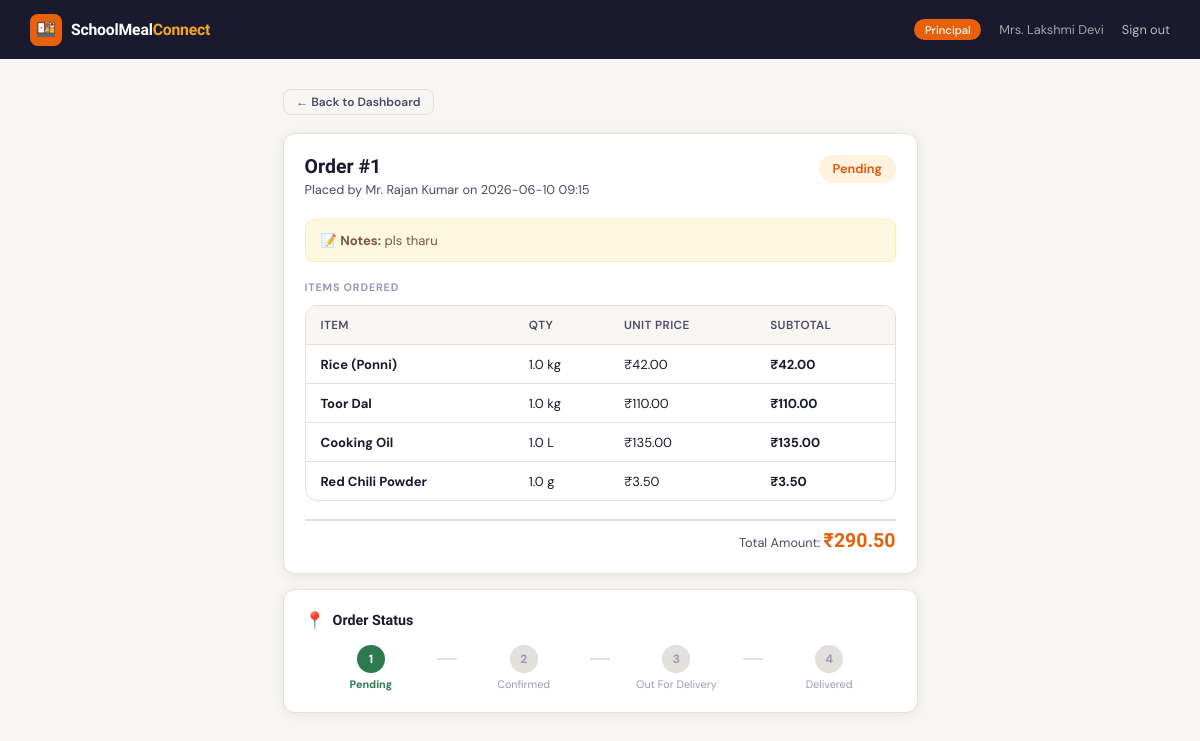
The page /order/1 (signed in) on the database its author committed.
### tables this page shows
CREATE TABLE orders (
            id           INTEGER PRIMARY KEY AUTOINCREMENT,
            placed_by    INTEGER NOT NULL REFERENCES users(id),
            delivery_id  INTEGER REFERENCES users(id),
            status       TEXT    NOT NULL DEFAULT 'pending'
                             CHECK(status IN ('pending','confirmed','out_for_delivery','delivered','cancelled')),
            total_amount REAL    NOT NULL DEFAULT 0,
            notes        TEXT,
            created_at   TIMESTAMP DEFAULT CURRENT_TIMESTAMP
        );

CREATE TABLE users (
            id            INTEGER PRIMARY KEY AUTOINCREMENT,
            username      TEXT    UNIQUE NOT NULL,
            password_hash TEXT    NOT NULL,
            role          TEXT    NOT NULL CHECK(role IN ('principal','school_staff','merchant','delivery')),
            name          TEXT    NOT NULL,
            phone         TEXT,
            created_at    TIMESTAMP DEFAULT CURRENT_TIMESTAMP
        );

CREATE TABLE order_items (
            id           INTEGER PRIMARY KEY AUTOINCREMENT,
            order_id     INTEGER NOT NULL REFERENCES orders(id),
            inventory_id INTEGER REFERENCES inventory(id),
            item_name    TEXT    NOT NULL,
            quantity     REAL    NOT NULL,
            unit         TEXT    NOT NULL,
            unit_price   REAL    NOT NULL
        );

### app.py (the view)
@app.route('/order/<int:order_id>')
def order_detail(order_id):
    user = current_user()
    if not user: return redirect(url_for('index'))
    db = get_db()
    order = db.execute('SELECT o.*, u.name as staff_name FROM orders o JOIN users u ON o.placed_by=u.id WHERE o.id=?', (order_id,)).fetchone()
    items = db.execute('SELECT * FROM order_items WHERE order_id=?', (order_id,)).fetchall()
    return render_template('order_detail.html', user=user, order=order, items=items)

### app.py (called while the page is built)
@app.before_request
def setup():
    init_db()

def current_user():
    return session.get('user')

### database.py (called while the page is built)
def get_db():
    if 'db' not in g:
        g.db = sqlite3.connect(DATABASE)
        g.db.row_factory = sqlite3.Row
        g.db.execute("PRAGMA foreign_keys = ON")
    return g.db

### templates/order_detail.html (shortened to what this page needs)
{% extends "base.html" %}
{% block content %}
<div class="page" style="max-width:680px">
  <div style="margin-bottom:1.2rem">
    <a href="{{ url_for('dashboard') }}" class="btn btn-ghost btn-sm">← Back to Dashboard</a>
  </div>
  <div class="card">
    <div style="display:flex;align-items:flex-start;justify-content:space-between;margin-bottom:1.4rem;flex-wrap:wrap;gap:.8rem">
      <div>
        <div style="font-family:'Sora',sans-serif;font-size:1.3rem;font-weight:700;color:var(--ink)">Order #{{ order.id }}</div>
        <div style="font-size:.85rem;color:var(--ink-mid);margin-top:.2rem">Placed by {{ order.staff_name }} on {{ order.created_at[:16] }}</div>
      </div>
      <span class="badge badge-{{ order.status }}" style="font-size:.85rem;padding:.35rem .9rem">{{ order.status.replace('_',' ').title() }}</span>
    </div>
    {% if order.notes %}
    <div style="background:#FFF8E1;border:1px solid #FFECB3;border-radius:8px;padding:.8rem 1rem;margin-bottom:1.2rem;font-size:.87rem;color:#795548">
      📝 <strong>Notes:</strong> {{ order.notes }}
    </div>
    {% endif %}
    <div class="section-label">Items Ordered</div>
    <div class="table-wrap" style="margin-bottom:1.2rem">
      <table>
        <thead><tr><th>Item</th><th>Qty</th><th>Unit Price</th><th>Subtotal</th></tr></thead>
        <tbody>
        {% for item in items %}
          <tr>
            <td><strong>{{ item.item_name }}</strong></td>
            <td>{{ item.quantity }} {{ item.unit }}</td>
            <td>₹{{ "%.2f"|format(item.unit_price) }}</td>
            <td><strong>₹{{ "%.2f"|format(item.quantity * item.unit_price) }}</strong></td>
          </tr>
        {% endfor %}
        </tbody>
      </table>
    </div>
    <div style="text-align:right;padding-top:.5rem;border-top:2px solid var(--border)">
      <span style="font-size:.85rem;color:var(--ink-mid)">Total Amount: </span>
      <span style="font-family:'Sora',sans-serif;font-size:1.3rem;font-weight:700;color:var(--saffron)">₹{{ "%.2f"|format(order.total_amount) }}</span>
    </div>
  </div>
  <div class="card" style="margin-top:1rem">
    <div class="card-title"><span class="icon">📍</span> Order Status</div>
    <div style="display:flex;align-items:center;gap:0;margin-top:.5rem">
      {% set statuses = ['pending','confirmed','out_for_delivery','delivered'] %}
      {% set idx = statuses.index(order.status) if order.status in statuses else 0 %}
      {% for s in statuses %}
      {% set i = loop.index0 %}
      <div style="flex:1;text-align:center">
        <div style="width:28px;height:28px;border-radius:50%;margin:0 auto;display:flex;align-items:center;justify-content:center;font-size:.8rem;font-weight:700;
          background:{% if i <= idx %}var(--leaf){% else %}var(--border){% endif %};
          color:{% if i <= idx %}#fff{% else %}var(--ink-soft){% endif %}">
          {% if i < idx %}✓{% else %}{{ i+1 }}{% endif %}
        </div>
        <div style="font-size:.72rem;color:{% if i==idx %}var(--leaf){% else %}var(--ink-soft){% endif %};font-weight:{% if i==idx %}700{% else %}400{% endif %};margin-top:.3rem">
          {{ s.replace('_',' ').title() }}
        </div>
      </div>
      {% if not loop.last %}
      <div style="flex:0 0 20px;height:2px;background:{% if i < idx %}var(--leaf){% else %}var(--border){% endif %};margin-bottom:18px"></div>
      {% endif %}
      {% endfor %}
    </div>
  </div>
</div>
{% endblock %}

### templates/base.html (style rules this page uses)
:root { --saffron: #E8610A; --turmeric: #F5A623; --leaf: #2D7A4F; --leaf-lt: #EBF6EF; --sky: #1B6CA8; --sky-lt: #EBF4FB; --ink: #1A1A2E; --ink-mid: #4A4A6A; --ink-soft: #9898B8; --bg: #F7F6F2; --card: #FFFFFF; --border: #E2E0DA; --radius: 12px; --shadow: 0 2px 12px rgba(0,0,0,.07); }
*,*::before,*::after { box-sizing:border-box;margin:0;padding:0 }
html { font-size:15px;-webkit-font-smoothing:antialiased }
body { font-family:'DM Sans',sans-serif;background:var(--bg);color:var(--ink);min-height:100vh }
.page { max-width:1200px;margin:0 auto;padding:2rem 1.5rem }
.card { background:var(--card);border:1px solid var(--border);border-radius:var(--radius);padding:1.4rem;box-shadow:var(--shadow) }
.card-title { font-family:'Sora',sans-serif;font-size:.95rem;font-weight:700;color:var(--ink);margin-bottom:1rem;display:flex;align-items:center;gap:.5rem }
.card-title .icon { font-size:1.1rem }
.table-wrap { overflow-x:auto;border-radius:var(--radius);border:1px solid var(--border) }
table { width:100%;border-collapse:collapse;font-size:.87rem }
thead th { background:var(--bg);padding:.75rem 1rem;text-align:left;font-weight:600;color:var(--ink-mid);font-size:.78rem;text-transform:uppercase;letter-spacing:.4px;border-bottom:1px solid var(--border) }
tbody tr { border-bottom:1px solid var(--border);transition:background .15s }
tbody tr:last-child { border-bottom:none }
tbody td { padding:.7rem 1rem;color:var(--ink);vertical-align:middle }
.badge { display:inline-flex;align-items:center;gap:.3rem;padding:.2rem .65rem;border-radius:20px;font-size:.74rem;font-weight:600 }
.badge-pending { background:#FFF3E0;color:#E65100 }
.btn { display:inline-flex;align-items:center;gap:.4rem;padding:.6rem 1.2rem;border-radius:8px;font-family:inherit;font-size:.875rem;font-weight:600;cursor:pointer;border:none;transition:all .2s;text-decoration:none;line-height:1 }
.btn-ghost { background:transparent;color:var(--ink-mid);border:1.5px solid var(--border) }
.btn-sm { padding:.4rem .85rem;font-size:.8rem }
.section-label { font-size:.72rem;font-weight:700;text-transform:uppercase;letter-spacing:.8px;color:var(--ink-soft);margin-bottom:.7rem }

### rows shown on the page
orders: id "1", created_at "2026-06-10 09:15", status.replace "Pending", notes "pls tharu", total_amount "290.50", i+1 "1", replace "Pending"
users: staff_name "Mr. Rajan Kumar"
order_items: item_name "Rice (Ponni)", quantity "1.0", unit "kg", unit_price "42.00", item.quantity*item.unit_price "42.00"
order_items: item_name "Toor Dal", quantity "1.0", unit "kg", unit_price "110.00", item.quantity*item.unit_price "110.00"
order_items: item_name "Cooking Oil", quantity "1.0", unit "L", unit_price "135.00", item.quantity*item.unit_price "135.00"
order_items: item_name "Red Chili Powder", quantity "1.0", unit "g", unit_price "3.50", item.quantity*item.unit_price "3.50"

### other values the page prints
{{ session.user.name }} "Mrs. Lakshmi Devi"
{{ i+1 }} "2" "3" "4"
{{ s.replace('_',' ').title() }} "Confirmed" "Out For Delivery" "Delivered"
